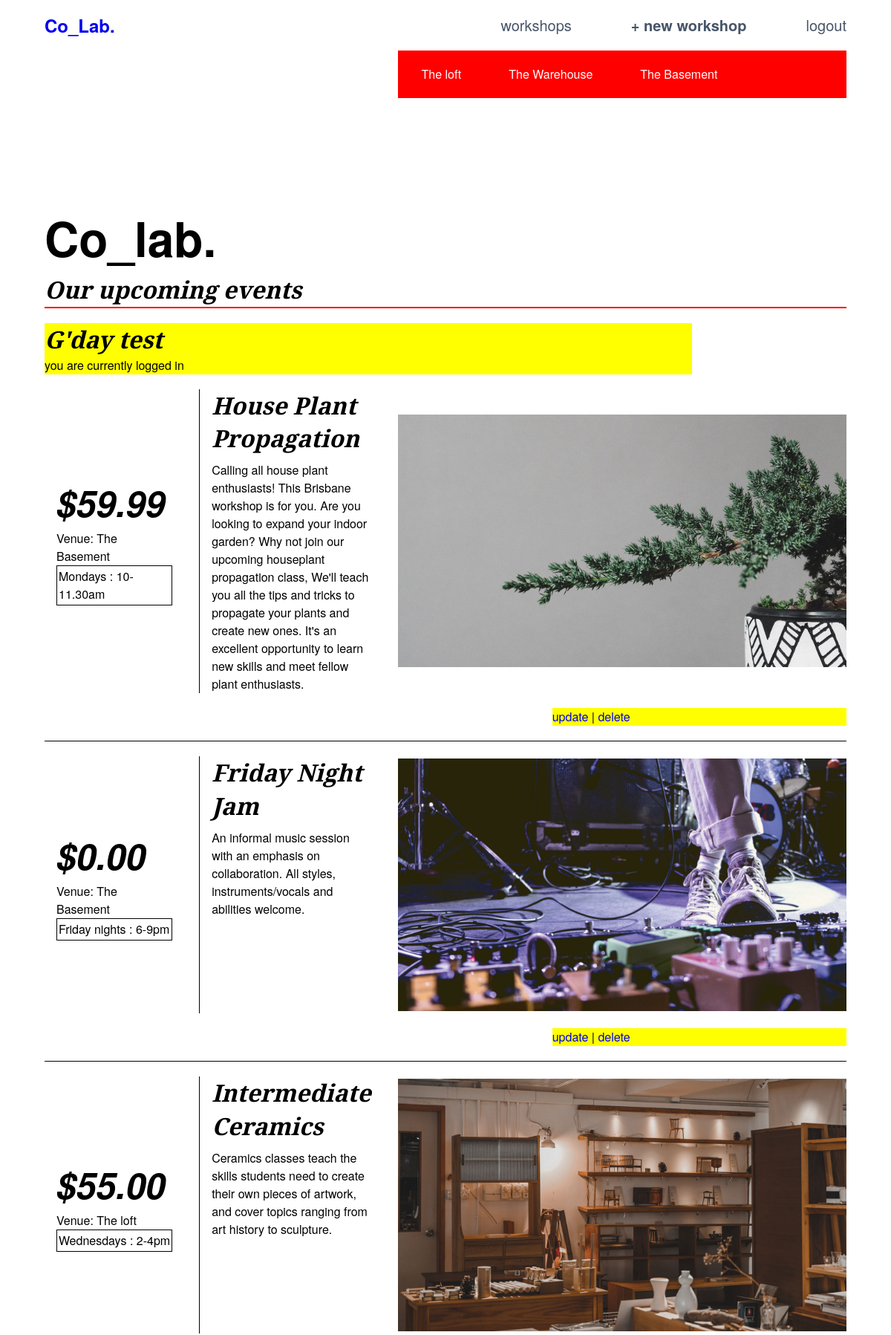
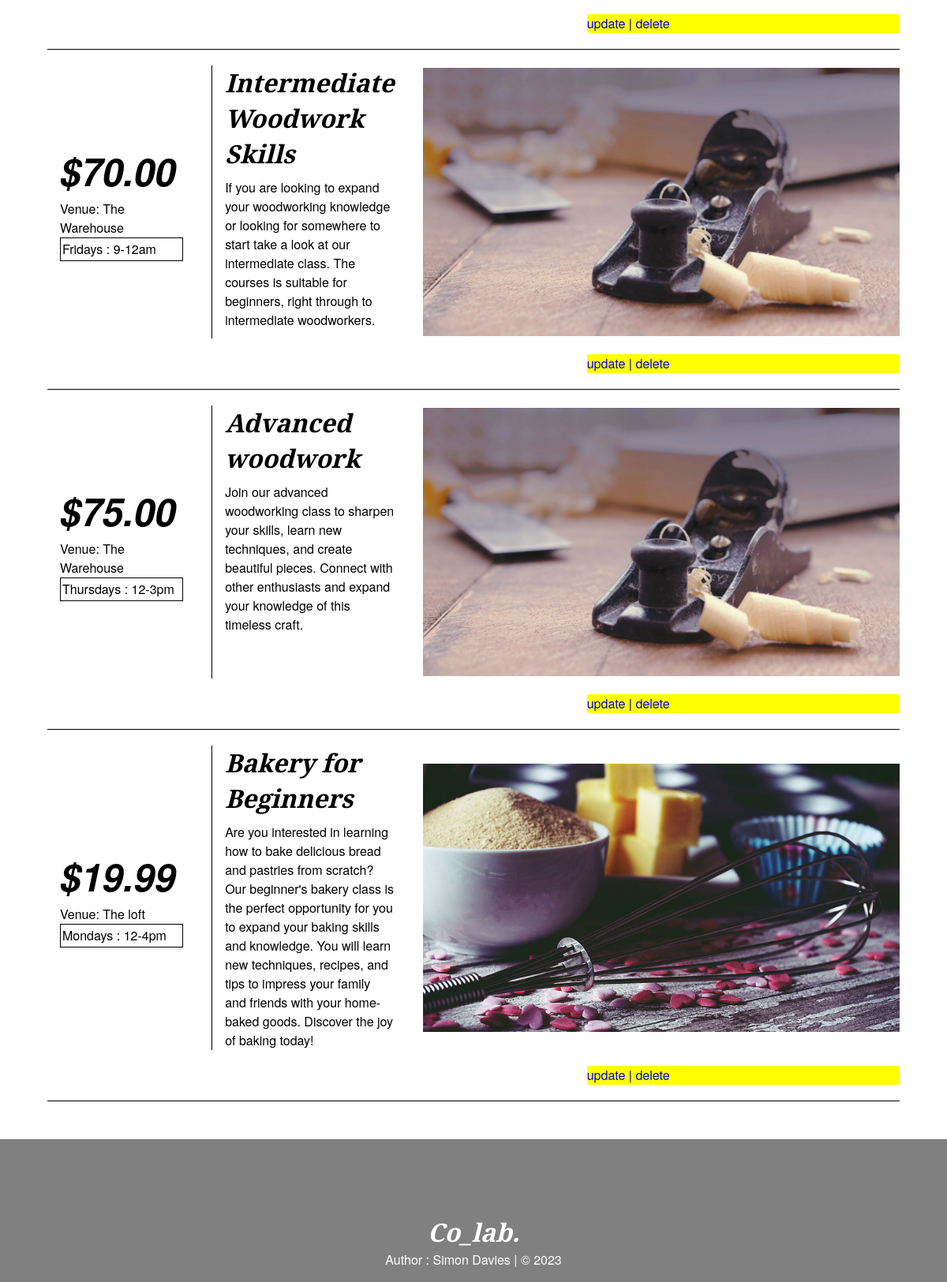
The app's page /views/workshops.php (signed in) with its own data (2 pictures, top to bottom).
### tables this page shows
CREATE TABLE `venue` (
  `venueID` int(11) NOT NULL,
  `venueTitle` varchar(256) NOT NULL,
  `venueDescription` text
);

CREATE TABLE `workshop` (
  `workshopID` int(11) NOT NULL,
  `workshopTitle` varchar(256) NOT NULL,
  `workshopDescription` text,
  `workshopImage` varchar(50) DEFAULT NULL,
  `workshopTimetable` varchar(255) DEFAULT NULL,
  `workshopCost` decimal(6,2) NOT NULL,
  `hostID` int(11) DEFAULT NULL,
  `venueID` int(11) DEFAULT NULL
);

### views/elements/workshopsList.php (the view, shortened to what this page needs)
<?php
function render_workshopList($result){
  foreach($result as $row):
    echo '<div class="griditem1"><p class="price"> $' . $row['workshopCost'] . '</p> <p>Venue: ' . $row['venueTitle'] . '</p><br> <p style="border:solid 1px black;padding:2px;font-weight:200;">' . $row['workshopTimetable'] . '</p></div>';
    echo '<div class="griditem2"><h3>' . $row['workshopTitle'] . '</h3><p>' . $row['workshopDescription'] . '</p></div>';
    echo '<div class="griditem3"><img alt = "' . $row['workshopImage'] . '" src="../views/images/' . $row['workshopImage'] . ' " /></div>';
    if(isset($_SESSION['loggedin'])) {
    echo '<div class="griditem4"><a href="updateworkshop.php?workshopID=' . $row['workshopID'] . ' " >update</a> | <a href="deleteWorkshop.php?workshopID=' . $row['workshopID'] . ' ">delete</a></div>';
    }
    echo '<div class="border"> </div>';
  endforeach;
}
?>
<article class="flex center">
    <div class="gridcontainer">
      <div class="griditem3 subnav">
        <?php get_venue_items(); ?>
      </div>
      <div id="gridheader"><h1>Co_lab.</h1><h3>Our upcoming events</h3></div>
      <div class="sessiondetails">
      </div>
      <?php require('../controller/workshopsListController.php'); ?>
    </div>
  </article>

### model/functions.php (shortened to what this page needs)
<?php
require('pdo.php');
function get_venue_items() {
	global $pdo;
	$sql = 'SELECT * FROM co_Lab.venue';
	$result = $pdo->query($sql);
	foreach($result as $row):
		echo "<ul>";
		echo '<li><a href="workshopsByVenue.php?venueID=' .$row['venueID'] . ' " > ' . $row['venueTitle'] . ' </a></li>';
		echo "</ul>";
	endforeach;
}
function get_workshop_items() {
	global $pdo;
	$sql = 'SELECT workshopID, workshopTitle, workshopDescription, workshopImage, workshopTimetable, workshopCost, hostID, workshop.venueID,  venue.venueTitle
	FROM workshop
	LEFT JOIN venue
	ON workshop.venueID=venue.venueID;';
	$result = $pdo->query($sql);
	return $result;
}
?>

### views/css/style.css (style rules this page uses)
* { box-sizing: border-box; }
html { font-size: 16px; font-family: "HelveticaNeue-Light", "Helvetica Neue Light", "Helvetica Neue", Helvetica, Arial, "Lucida Grande", sans-serif; font-weight: 500; }
body { width: 100%; height: 100%; margin: 0; display: block; }
h1 { font-size: 4rem; }
h3 { font-size: 2rem; font-family: "Playfair Display", serif; font-style: italic; font-weight: 900; line-height: 1.4; }
p { font-family: "HelveticaNeue-Light", "Helvetica Neue Light", "Helvetica Neue", Helvetica, Arial, sans-serif; font-weight: 300; font-size: 1rem; }
a { text-decoration: none; }
li { list-style: none; }
.flex { display: flex; }
.center { justify-content: center; }
.gridcontainer { width: 90%; height: auto; display: grid; grid-template-columns: repeat(5, 1fr); grid-gap: 20px; padding: 0px; }
.gridcontainer > div { font-size: 1rem; }
.border { background-color: black; grid-column-start: 1; grid-column-end: 6; height: 1px; }
#gridheader { border-bottom: 2px solid red; grid-column-start: 1; grid-column-end: 6; margin-top: 120px; }
.subnav { background-color: red; }
.griditem1 { padding: 0px 1rem; grid-column-start: 1; grid-column-end: 2; display: flex; flex-wrap: wrap; align-content: center; }
.griditem1 > p { width: 100%; }
.griditem2 { padding: 0px 1rem; grid-column-start: 2; grid-column-end: 3; border-left: solid 0.5px black; }
.griditem2 > p { margin-top: 8px; }
.griditem3 { grid-column-start: 3; grid-column-end: 6; }
.griditem3 a { color: white; }
.griditem3 ul { display: inline-block; margin: 1.25rem 2rem; list-style-type: none; }
.griditem3 li { justify-content: flex-end; }
.griditem3 > img { width: 100%; height: 100%; object-fit: contain; }
.griditem4 { grid-column-start: 4; grid-column-end: 6; background-color: yellow; }
.price { font-size: 3rem; font-weight: 600; font-style: italic; }
.sessiondetails { grid-column-start: 1; grid-column-end: 5; background-color: yellow; }

### records on screen
venue: venueTitle "The loft"
venue: venueTitle "The Warehouse"
venue: venueTitle "The Basement"
workshop: workshopCost "59.99", venueID.venueTitle "The Basement", workshopTimetable "Mondays : 10-11.30am", workshopTitle "House Plant Propagation", workshopDescription "Calling all house plant enthusiasts! This Brisbane workshop is for you. Are you looking to expand your indoor garden? Why not join our upcoming houseplant propagation class, We'll teach you all the tips and tricks to propagate your plants and create new ones. It's an excellent opportunity to learn new skills and meet fellow plant enthusiasts.", workshopImage (picture)
workshop: workshopCost "0.00", venueID.venueTitle "The Basement", workshopTimetable "Friday nights : 6-9pm", workshopTitle "Friday Night Jam", workshopDescription "An informal music session with an emphasis on collaboration. All styles, instruments/vocals and abilities welcome.", workshopImage (picture)
workshop: workshopCost "55.00", venueID.venueTitle "The loft", workshopTimetable "Wednesdays : 2-4pm", workshopTitle "Intermediate Ceramics", workshopDescription "Ceramics classes teach the skills students need to create their own pieces of artwork, and cover topics ranging from art history to sculpture.", workshopImage (picture)
workshop: workshopCost "70.00", venueID.venueTitle "The Warehouse", workshopTimetable "Fridays : 9-12am", workshopTitle "Intermediate Woodwork Skills", workshopDescription "If you are looking to expand your woodworking knowledge or looking for somewhere to start take a look at our intermediate class. The courses is suitable for beginners, right through to intermediate woodworkers.", workshopImage (picture)
workshop: workshopCost "75.00", venueID.venueTitle "The Warehouse", workshopTimetable "Thursdays : 12-3pm", workshopTitle "Advanced woodwork", workshopDescription "Join our advanced woodworking class to sharpen your skills, learn new techniques, and create beautiful pieces. Connect with other enthusiasts and expand your knowledge of this timeless craft.", workshopImage (picture)
workshop: workshopCost "19.99", venueID.venueTitle "The loft", workshopTimetable "Mondays : 12-4pm", workshopTitle "Bakery for Beginners", workshopDescription "Are you interested in learning how to bake delicious bread and pastries from scratch? Our beginner's bakery class is the perfect opportunity for you to expand your baking skills and knowledge. You will learn new techniques, recipes, and tips to impress your family and friends with your home-baked goods. Discover the joy of baking today!", workshopImage (picture)

### other values on screen
$_SESSION['username'] "test"
